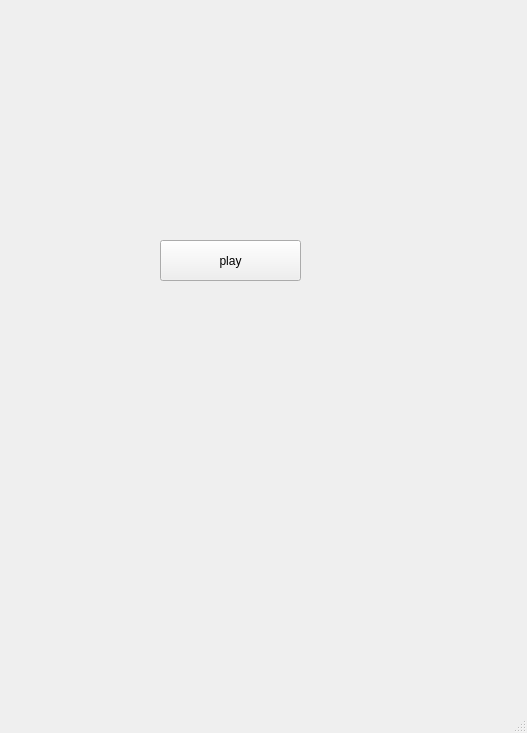
<?xml version="1.0" encoding="UTF-8"?>
<ui version="4.0">
 <class>MainWindow</class>
 <widget class="QMainWindow" name="MainWindow">
  <property name="geometry">
   <rect>
    <x>0</x>
    <y>0</y>
    <width>527</width>
    <height>733</height>
   </rect>
  </property>
  <property name="windowTitle">
   <string>MainWindow</string>
  </property>
  <widget class="QWidget" name="centralwidget">
   <widget class="QPushButton" name="pushButton">
    <property name="geometry">
     <rect>
      <x>160</x>
      <y>240</y>
      <width>141</width>
      <height>41</height>
     </rect>
    </property>
    <property name="styleSheet">
     <string notr="true"/>
    </property>
    <property name="text">
     <string>play</string>
    </property>
   </widget>
   <widget class="QWidget" name="video" native="true">
    <property name="geometry">
     <rect>
      <x>170</x>
      <y>60</y>
      <width>120</width>
      <height>80</height>
     </rect>
    </property>
   </widget>
  </widget>
  <widget class="QMenuBar" name="menubar">
   <property name="geometry">
    <rect>
     <x>0</x>
     <y>0</y>
     <width>527</width>
     <height>26</height>
    </rect>
   </property>
  </widget>
  <widget class="QStatusBar" name="statusbar"/>
 </widget>
 <resources/>
 <connections/>
</ui>
